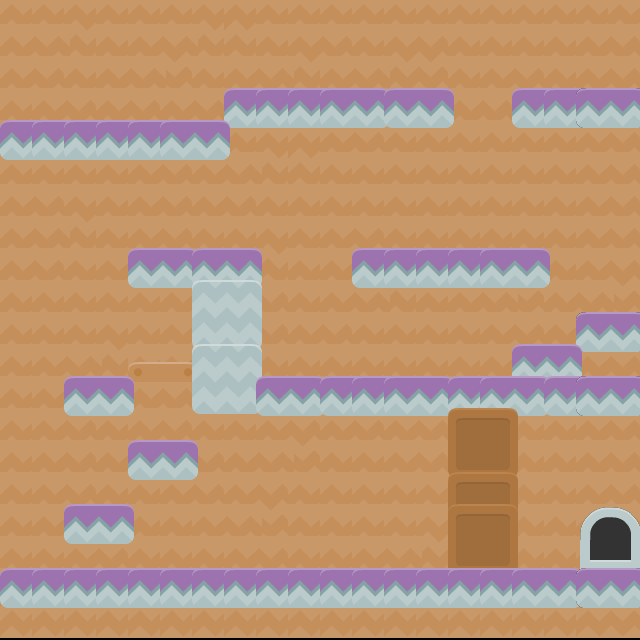

This game map was drawn from its Tiled (.tmx) file and the tilesets committed beside it. A one-line description and the full map source follow:
An orthogonal 20x20 tile map with 32x32 px tiles, 2 tile layers (Tile Layer 2, Tile Layer 1) and 3 objects.

<map version="1.0" orientation="orthogonal" renderorder="right-down" width="20" height="20" tilewidth="32" tileheight="32" nextobjectid="1">
 <tileset firstgid="1" name="tiles_spritesheet" tilewidth="72" tileheight="72" tilecount="156" columns="12">
  <image source="spritesheets/tiles_spritesheet.png" width="914" height="936" />
  <tile id="1">
   <properties>
    <property name="collidable" type="bool" value="true" />
    <property name="door" type="bool" value="true" />
   </properties>
  </tile>
  <tile id="15">
   <properties>
    <property name="collidable" type="bool" value="true" />
    <property name="powerup_pad" type="bool" value="true" />
    <property name="powerup_type" type="int" value="1" />
   </properties>
  </tile>
  <tile id="26">
   <properties>
    <property name="collidable" type="bool" value="true" />
    <property name="ground" type="bool" value="true" />
   </properties>
   <objectgroup draworder="index">
    <object id="1" x="0.333333" y="0" width="70.3333" height="39.6667" />
   </objectgroup>
  </tile>
  <tile id="72">
   <properties>
    <property name="collidable" type="bool" value="true" />
    <property name="destructable" type="bool" value="false" />
   </properties>
  </tile>
  <tile id="86">
   <properties>
    <property name="collidable" type="bool" value="true" />
    <property name="ground" type="bool" value="false" />
   </properties>
   <objectgroup draworder="index">
    <object id="1" x="0.333333" y="0" width="69.3333" height="70.3333" />
   </objectgroup>
  </tile>
  <tile id="110">
   <properties>
    <property name="collidable" type="bool" value="true" />
    <property name="ground" type="bool" value="true" />
   </properties>
   <objectgroup draworder="index">
    <object id="2" x="0" y="0" width="70.3333" height="70.3333" />
   </objectgroup>
  </tile>
 </tileset>
 <layer name="Tile Layer 2" width="20" height="20">
  <data encoding="csv">
0,0,0,0,0,0,0,0,0,0,0,153,153,0,153,153,153,153,153,153,
153,153,153,153,153,153,153,153,153,153,153,153,153,153,153,153,153,153,153,153,
153,0,0,153,153,0,0,0,153,153,0,153,153,0,153,153,153,153,153,0,
153,0,153,153,0,0,153,153,0,0,153,0,0,0,153,153,0,153,153,0,
153,153,0,153,0,153,0,153,153,153,153,0,0,153,153,0,153,153,153,0,
153,0,0,153,153,153,153,153,153,153,153,0,153,153,153,153,153,153,153,0,
153,153,153,153,153,0,153,0,0,0,153,153,153,153,153,153,153,153,153,0,
153,0,153,153,153,0,153,0,153,153,153,153,153,153,153,153,153,153,153,0,
153,0,0,153,153,0,153,153,153,153,153,0,153,153,153,153,153,153,153,0,
153,0,153,153,153,153,153,0,0,153,153,153,153,153,153,153,0,153,153,0,
153,153,153,153,153,153,153,153,0,153,153,0,0,153,153,0,0,153,0,0,
153,153,153,153,153,153,153,153,0,153,0,153,153,153,153,153,0,153,153,0,
153,153,0,0,153,153,153,0,153,153,153,153,153,153,153,153,0,153,153,0,
153,153,0,153,153,0,0,0,153,153,153,0,0,153,0,153,153,153,153,0,
153,153,0,153,153,0,153,153,153,0,153,0,153,0,0,153,153,153,153,0,
153,153,0,153,153,153,0,153,0,0,153,153,153,0,153,153,153,153,153,0,
153,153,0,153,153,153,0,153,0,153,153,153,153,153,153,0,153,153,153,0,
153,153,153,0,153,153,153,0,0,153,153,153,153,153,153,153,153,153,153,0,
153,153,153,0,153,153,153,153,0,153,153,153,0,0,0,153,153,153,153,0,
153,153,153,153,153,153,153,153,153,153,153,153,153,153,153,153,153,153,153,0
</data>
 </layer>
 <layer name="Tile Layer 1" width="20" height="20">
  <data encoding="csv">
0,0,0,0,0,0,0,0,0,0,0,0,0,0,0,0,0,0,0,0,
0,0,0,0,0,0,0,0,0,0,0,0,0,0,0,0,0,0,0,0,
0,0,0,0,0,0,0,0,0,0,0,0,0,0,0,0,0,0,0,0,
0,0,0,0,0,0,0,0,0,0,0,0,0,0,0,0,0,0,0,0,
0,0,0,0,0,0,0,27,27,27,27,0,27,0,0,0,27,27,27,0,
27,27,27,27,27,27,0,0,0,0,0,0,0,0,0,0,0,0,0,0,
0,0,0,0,0,0,0,0,0,0,0,0,0,0,0,0,0,0,0,0,
0,0,0,0,0,0,0,0,0,0,0,0,0,0,0,0,0,0,0,0,
0,0,0,0,0,0,0,0,0,0,0,0,0,0,0,0,0,0,0,0,
0,0,0,0,27,0,27,0,0,0,0,27,27,27,27,27,0,0,0,0,
0,0,0,0,0,0,87,0,0,0,0,0,0,0,0,0,0,0,0,0,
0,0,0,0,16,0,0,0,0,0,0,0,0,0,0,0,0,0,27,0,
0,0,0,0,0,0,87,0,0,0,0,0,0,0,0,0,27,0,0,0,
0,0,27,0,0,0,0,0,27,0,27,27,27,0,27,27,0,27,27,0,
0,0,0,0,0,0,0,0,0,0,0,0,0,0,73,0,0,0,0,0,
0,0,0,0,27,0,0,0,0,0,0,0,0,0,0,0,0,0,0,0,
0,0,0,0,0,0,0,0,0,0,0,0,0,0,73,0,0,0,0,0,
0,0,27,0,0,0,0,0,0,0,0,0,0,0,73,0,0,0,2,0,
0,0,0,0,0,0,0,0,0,0,0,0,0,0,0,0,0,0,0,0,
27,27,27,27,27,27,27,27,27,27,27,27,27,27,27,27,27,0,27,0
</data>
 </layer>
</map>
